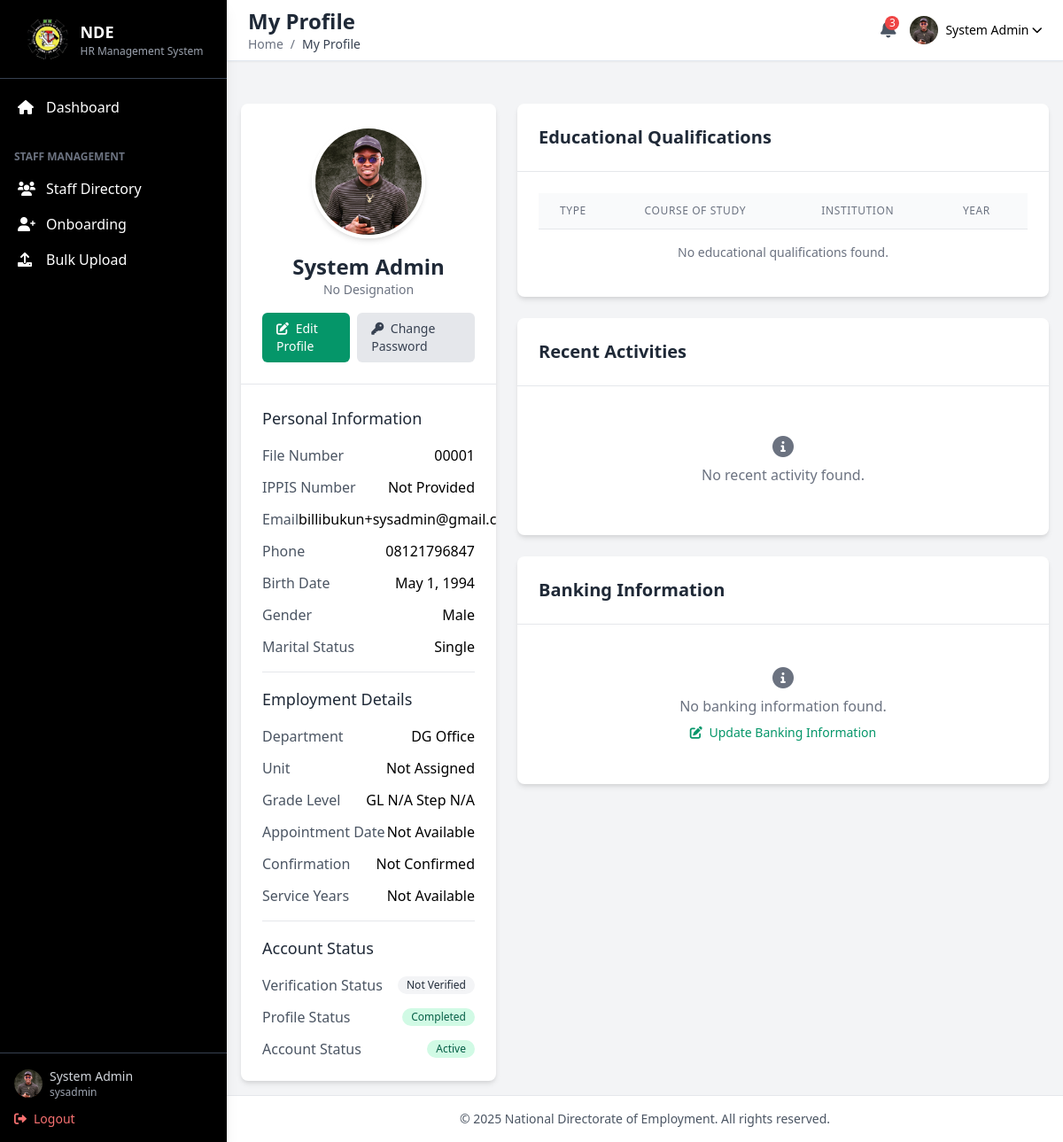
The page /profile/ (signed in) on the database as committed earlier.
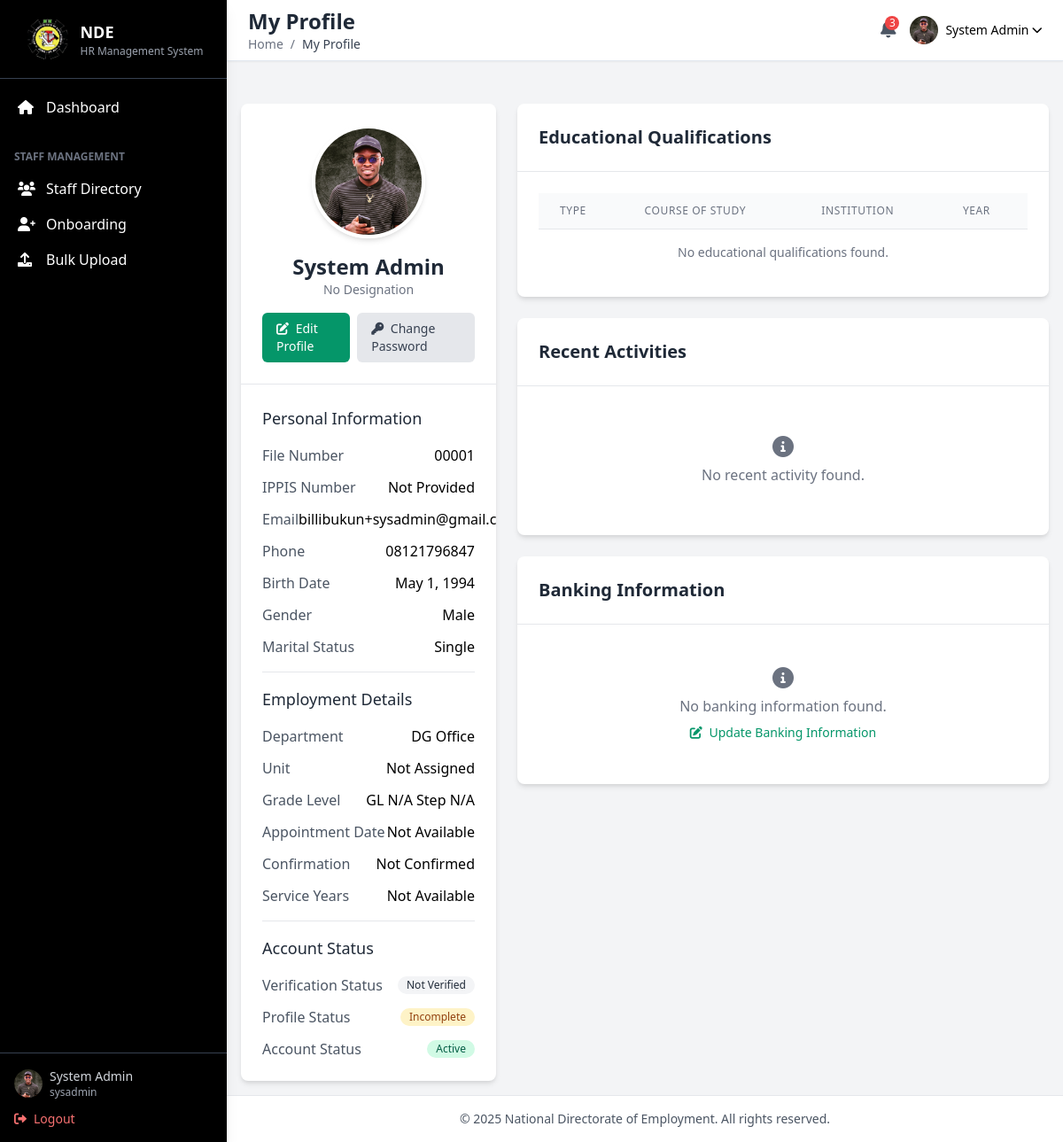
The same page on the database as committed later.
### core/models.py (models this page shows, shortened)
class EmployeeProfile(models.Model):
    EMPLOYEE_TYPE_CHOICES = [
        ('SYS', 'System Admin'),
        ('DG', 'Director General'),
        ('DIR', 'Director'),
        ('ZD', 'Zonal Driector'),
        ('HOD', 'Head of Department'),
        ('HOU', 'Head of Unit'),
        ('SC', 'State Coordinator'),
        ('STAFF', 'Staff'),
    ]
    CADRE_CHOICES = [
        ('O', 'Officer'),
        ('E','Executive'),
        ('S', 'Secretariat'),
        ('C', 'Clerical'),
        ('D', 'Driver')
    ]
    MARITAL_STATUS_CHOICES = [
        ('S', 'Single'),
        ('M', 'Married'),
        ('D', 'Divorced'),
        ('W', 'Widowed'),
    ]
    user = models.OneToOneField(User, on_delete=models.CASCADE, related_name='employee_profile')
    current_employee_type = models.CharField(max_length=5, choices=EMPLOYEE_TYPE_CHOICES, default='STAFF')
    profile_picture = models.ImageField(upload_to='employee_pics/', blank=True, null=True)
    file_number = models.CharField(max_length=7, verbose_name='File Number')
    ippis_number = models.CharField(max_length=10, blank=True, null=True, unique=True, verbose_name='IPPIS Number')
    middle_name = models.CharField(max_length=30, blank=True, null=True, verbose_name='Middle Name')
    sex = models.CharField(max_length=1, choices=([('M', 'Male'),('F', 'Female')]), blank=True, null=True, verbose_name= 'Sex')
    marital_status = models.CharField(max_length=1, choices=MARITAL_STATUS_CHOICES, blank=True, null=True, verbose_name='Marital Status')
    date_of_birth = models.DateField(null=True, blank=True, verbose_name='Date of Birth')
    phone_number = models.CharField(max_length=11, blank=True, verbose_name= 'Phone Number')
    contact_address = models.CharField(max_length=100, blank=True, verbose_name='Contact Address')
    lga_of_residence = models.ForeignKey('LGA', on_delete=models.SET_NULL, null=True, blank=True, related_name='residents')
    state_of_residence = models.ForeignKey('State', on_delete=models.SET_NULL, null=True, blank=True, related_name='residents')
    lga_of_origin = models.ForeignKey('LGA', on_delete=models.SET_NULL, null=True, blank=True, related_name='origins')
    state_of_origin = models.ForeignKey('State', on_delete=models.SET_NULL, null=True, blank=True, related_name='origins')
    nin = models.CharField(max_length=11, blank=True, null=True, unique=True, verbose_name='National Identification Number')
    brn = models.CharField(max_length=18, blank=True, null=True, unique=True, verbose_name='Birth Registration Number')
    date_of_appointment = models.DateField(null=True, blank=True, verbose_name='Date on Appointment Letter')
    date_of_present_appointment = models.DateField(null=True, blank=True, verbose_name='Date of Present Appointment')
    date_of_documentation = models.DateField(null=True, blank=True, verbose_name='Date of Documentation')
    date_of_assumption = models.DateField(null=True, blank=True, verbose_name='Date of Assumption of Duty')
    date_of_confirmation = models.DateField(null=True, blank=True, verbose_name='Date of Confirmation')
    date_of_retirement = models.DateField(null=True, blank=True, verbose_name='Date of Retirement')
    current_zone = models.ForeignKey('Zone', on_delete=models.SET_NULL, null=True, blank=True, related_name='current_employees')
    current_state = models.ForeignKey('State', on_delete=models.SET_NULL, null=True, blank=True, related_name='current_employees')
    current_grade_level = models.PositiveIntegerField(validators=[MinValueValidator(1), MaxValueValidator(18)], blank=True, null=True, verbose_name='Current Grade Level')
    current_step = models.PositiveIntegerField(validators=[MinValueValidator(1), MaxValueValidator(15)], blank=True, null=True, verbose_name='Current Step')
    current_department = models.ForeignKey('Department', on_delete=models.SET_NULL, null=True, blank=True, related_name='current_employees')
    current_unit = models.ForeignKey('Unit', on_delete=models.SET_NULL, null=True, blank=True, related_name='current_employees')
    current_designation = models.ForeignKey('Designation', on_delete=models.SET_NULL, null=True, blank=True, related_name='current_employees')
    current_cadre = models.CharField(max_length=1, choices=CADRE_CHOICES, blank=True, null=True, verbose_name='Current Cadre')
    last_promotion_date = models.DateField(null=True, blank=True, verbose_name='Last Promotion Date')
    last_examination_date = models.DateField(null=True, blank=True, verbose_name='Last Examination Date')
    created_by = models.ForeignKey(User, on_delete=models.SET_NULL, null=True, blank=True, related_name='created_profiles')
    created_at = models.DateTimeField(auto_now_add=True)
    modified_by = models.ForeignKey(User, on_delete=models.SET_NULL, null=True, blank=True, related_name='modified_profiles')
    modified_at = models.DateTimeField(auto_now=True)
    is_profile_completed = models.BooleanField(default=False)
    class Meta:
        verbose_name = "Employee Profile"
        verbose_name_plural = "Employee Profiles"

class Department(models.Model):
    TYPE_CHOICES = [
        ('SYS', 'System Admin'),
        ('DG_O', 'Director General Office'),
        ('SERV', 'Service Deparment'),
        ('PROG', 'Programme Department'),
        ('ZONAL', 'Zonal Office'),
        ('BRANCH', 'Branch'),
        ('UTILITY', 'Utility Unit'),
    ]
    name = models.CharField(max_length=30, unique=True)
    description = models.CharField(max_length=150, blank=True, null=True)
    code = models.CharField(max_length=5, unique=True)
    type = models.CharField(max_length=10, choices=TYPE_CHOICES)
    parent = models.ForeignKey('self', on_delete=models.SET_NULL, null=True, blank=True, related_name='children')

### core/views.py (the view)
# urls.py: path('profile/', views.profile, name='profile'),
@login_required
def profile(request):
    user = request.user
    employee_profile = user.employee_profile
    trainings = TrainingParticipant.objects.filter(
        employee=employee_profile
    ).select_related('training').order_by('-training__start_date')[:5]
    leave_requests = LeaveRequest.objects.filter(
        employee=employee_profile
    ).order_by('-created_at')[:5]
    examinations = ExaminationParticipant.objects.filter(
        employee=employee_profile
    ).select_related('examination').order_by('-examination__scheduled_date')[:5]
    promotions = PromotionNomination.objects.filter(
        employee=employee_profile
    ).select_related('promotion_cycle').order_by('-promotion_cycle__year')[:5]
    transfers = TransferRequest.objects.filter(
        employee=employee_profile
    ).order_by('-created_at')[:5]
    educational_upgrades = EducationalUpgrade.objects.filter(
        employee=employee_profile
    ).order_by('-submission_date')[:5]
    try:
        retirement_plan = RetirementPlan.objects.get(employee=employee_profile)
    except RetirementPlan.DoesNotExist:
        retirement_plan = None
    context = {
        'employee_profile': employee_profile,
        'trainings': trainings,
        'leave_requests': leave_requests,
        'examinations': examinations,
        'promotions': promotions,
        'transfers': transfers,
        'educational_upgrades': educational_upgrades,
        'retirement_plan': retirement_plan,
    }
    return render(request, 'profile.html', context)

### templates/profile.html (shortened to what the changed rows need)
{% extends "base.html" %}
{% load static %}
{% load custom_filters %}
{% block header %}My Profile{% endblock %}
{% block content %}
<div class="grid grid-cols-1 lg:grid-cols-3 gap-6">
    <div class="bg-white shadow-md rounded-lg overflow-hidden lg:col-span-1">
        <div class="border-b border-gray-200 p-6 flex flex-col items-center">
            {% if employee_profile.profile_picture %}
            <img src="{{ employee_profile.profile_picture.url }}" alt="{{ user.get_full_name }}" class="h-32 w-32 rounded-full object-cover border-4 border-white shadow-md">
            {% else %}
            <div class="h-32 w-32 rounded-full bg-gray-200 flex items-center justify-center shadow-md">
                <i class="fas fa-user-circle text-6xl text-gray-400"></i>
            </div>
            {% endif %}
            <h2 class="text-2xl font-bold text-gray-800 mt-4">{{ user.get_full_name }}</h2>
            <p class="text-gray-500 text-sm">{{ employee_profile.current_designation.name|default:"No Designation" }}</p>
            <div class="flex mt-4 space-x-2">
                <a href="{% url 'profile_edit' %}" class="bg-green-600 text-white px-4 py-2 rounded-md text-sm hover:bg-green-700">
                </a>
                <a href="{% url 'change_password' %}" class="bg-gray-200 text-gray-700 px-4 py-2 rounded-md text-sm hover:bg-gray-300">
                </a>
            </div>
        </div>
        <div class="p-6">
            <div class="space-y-3">
                <div class="flex justify-between">
                    <span class="text-gray-600">File Number</span>
                    <span class="font-medium">{{ employee_profile.file_number }}</span>
                </div>
                <div class="flex justify-between">
                    <span class="text-gray-600">IPPIS Number</span>
                    <span class="font-medium">{{ employee_profile.ippis_number|default:"Not Provided" }}</span>
                </div>
                <div class="flex justify-between">
                    <span class="text-gray-600">Phone</span>
                    <span class="font-medium">{{ employee_profile.phone_number|default:"Not Provided" }}</span>
                </div>
                <div class="flex justify-between">
                    <span class="text-gray-600">Birth Date</span>
                    <span class="font-medium">{{ employee_profile.date_of_birth|date:"F j, Y"|default:"Not Provided" }}</span>
                </div>
            </div>
            <div class="space-y-3">
                <div class="flex justify-between">
                    <span class="text-gray-600">Department</span>
                    <span class="font-medium">{{ employee_profile.current_department.name|default:"Not Assigned" }}</span>
                </div>
                <div class="flex justify-between">
                    <span class="text-gray-600">Unit</span>
                    <span class="font-medium">{{ employee_profile.current_unit.name|default:"Not Assigned" }}</span>
                </div>
                <div class="flex justify-between">
                    <span class="text-gray-600">Grade Level</span>
                    <span class="font-medium">GL {{ employee_profile.current_grade_level|default:"N/A" }} Step {{ employee_profile.current_step|default:"N/A" }}</span>
                </div>
                <div class="flex justify-between">
                    <span class="text-gray-600">Appointment Date</span>
                    <span class="font-medium">{{ employee_profile.date_of_appointment|date:"F j, Y"|default:"Not Available" }}</span>
                </div>
                <div class="flex justify-between">
                    <span class="text-gray-600">Confirmation</span>
                    <span class="font-medium">{{ employee_profile.date_of_confirmation|date:"F j, Y"|default:"Not Confirmed" }}</span>
                </div>
            </div>
            <div class="space-y-3">
                <div class="flex items-center justify-between">
                    <span class="text-gray-600">Profile Status</span>
                    <span class="inline-flex items-center px-2.5 py-0.5 rounded-full text-xs font-medium
                        {% if employee_profile.is_profile_completed %}
                        bg-green-100 text-green-800
                        {% else %}
                        bg-yellow-100 text-yellow-800
                        {% endif %}">
                        {{ employee_profile.is_profile_completed|yesno:"Completed,Incomplete" }}
                    </span>
                </div>
            </div>
        </div>
    </div>
    <div class="lg:col-span-2 space-y-6">
        <div class="bg-white shadow-md rounded-lg overflow-hidden">
            <div class="p-6">
                <div class="overflow-x-auto">
                    <table class="min-w-full divide-y divide-gray-200">
                        <thead class="bg-gray-50">
                            <tr>
                                <th class="px-6 py-3 text-left text-xs font-medium text-gray-500 uppercase tracking-wider">Type</th>
                                <th class="px-6 py-3 text-left text-xs font-medium text-gray-500 uppercase tracking-wider">Course of Study</th>
                                <th class="px-6 py-3 text-left text-xs font-medium text-gray-500 uppercase tracking-wider">Institution</th>
                                <th class="px-6 py-3 text-left text-xs font-medium text-gray-500 uppercase tracking-wider">Year</th>
                            </tr>
                        </thead>
                    </table>
                </div>
            </div>
        </div>
    </div>
</div>
{% endblock %}

Rows that differ between the two databases and show on the page:
changed EmployeeProfile "Not Provided": is_profile_completed "Completed" → "Incomplete"
